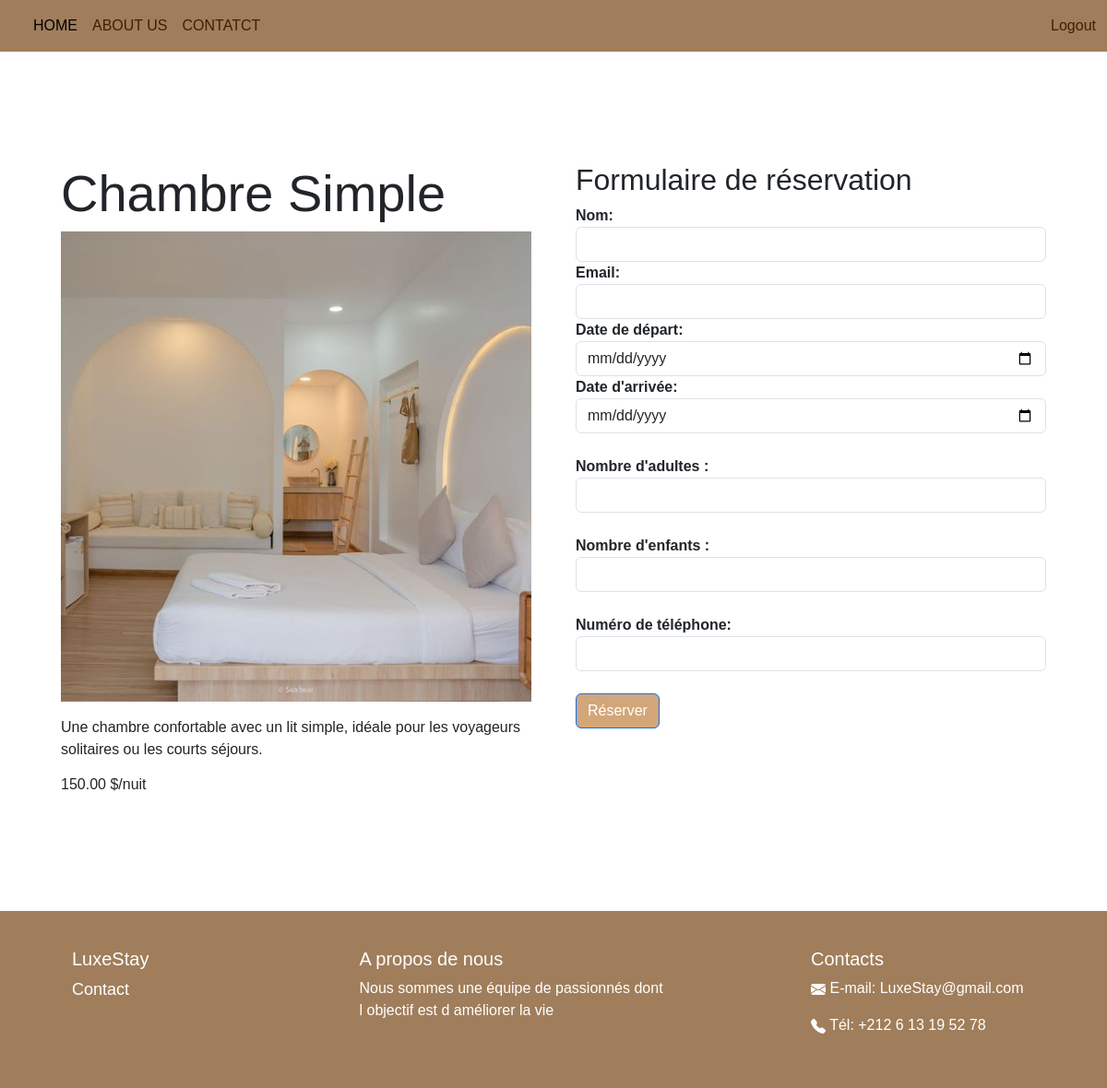
Screenshot of /reservation/10/ (signed in) with the database file from the repository.
### hotel/models.py (models this page shows, shortened)
class Room(models.Model):
    name = models.CharField(max_length=100)
    description = models.TextField()
    price_per_night = models.DecimalField(max_digits=10, decimal_places=2)
    image = models.ImageField(upload_to='media/')

### hotel/views.py (the view)
# urls.py: path('reservation/<int:room_id>/', views.ReservationView.as_view(), name='reservation'),
class ReservationView(LoginRequiredMixin, View):
    def get(self, request, room_id):
        room = get_object_or_404(Room, pk=room_id)
        form = ReservationForm()
        return render(request, 'reservation.html', {'room': room, 'form': form})

### hotel/forms.py
class ReservationForm(forms.ModelForm):
    class Meta:
        model = Reservation
        fields = ['guest_name', 'guest_email', 'check_in', 'check_out']

### hotel/templates/reservation.html (shortened to what this page needs)
{% extends 'index.html' %}
{% block content %}
<div class="container my-5">
  <div class="row">
    <div class="col-md-6 p-4">
      <h2 class="display-4">{{ room.name }}</h2>
      <img src="{{ room.image.url }}" class="img-fluid" alt="{{ room.name }}">
      <p class="pr-4 mt-3">{{ room.description }}</p>
      <h6>{{ room.price_per_night }} $/nuit</h6>
    </div>
    <div class="col-md-6 p-4">
      <h2>Formulaire de réservation</h2>
     <form method="post" action="{% url 'send_reserve' room.id %}">
        <div class="form-group">
          <label for="guest_name"><strong>Nom:</strong></label>
          <input type="text" class="form-control" id="guest_name" name="guest_name" required>
        </div>
        <div class="form-group">
          <label for="email"><strong>Email:</strong></label>
          <input type="email" class="form-control" id="guest_email" name="guest_email" required>
        </div>
        <div class="form-group">
          <label for="check_out"><strong>Date de départ:</strong></label>
          <input type="date" class="form-control" id="check_out" name="check_out" required>
        </div>
        <div class="form-group">
          <label for="check_in"><strong>Date d'arrivée:</strong></label>
          <input type="date" class="form-control" id="check_in" name="check_in" required>
        </div><br>
        <div class="form-group">
          <label for="nombreAdult"><strong>Nombre d'adultes :</strong></label>
          <input type="number" class="form-control" id="nombreAdult" name="nombreAdult" min="0" max="10" required>
        </div><br>
        <div class="form-group">
          <label for="nombreEnfant"><strong>Nombre d'enfants :</strong></label>
          <input type="number" class="form-control" id="nombreEnfant" name="nombreEnfant" min="0" max="10" required>
        </div><br>
        <div class="form-group">
          <label for="telephone"><strong>Numéro de téléphone:</strong></label>
          <input type="tel" class="form-control" id="telephone" name="telephone"  required>
        </div><br>
        <button type="submit" class="btn btn-primary">Réserver</button>
      </form>
    </div>
  </div>
</div>
{% endblock %}

### hotel/templates/index.html (style rules this page uses)
body, h1, h2, h3, h4, h5, h6, p, a, ul, li { font-family: "Poppins", sans-serif; }
.btn { background-color:#d2a679; color: white; }

### rows the page displays
Room: name "Chambre Simple", image (picture), description "Une chambre confortable avec un lit simple, idéale pour les voyageurs solitaires ou les courts séjours.", price_per_night "150.00"
